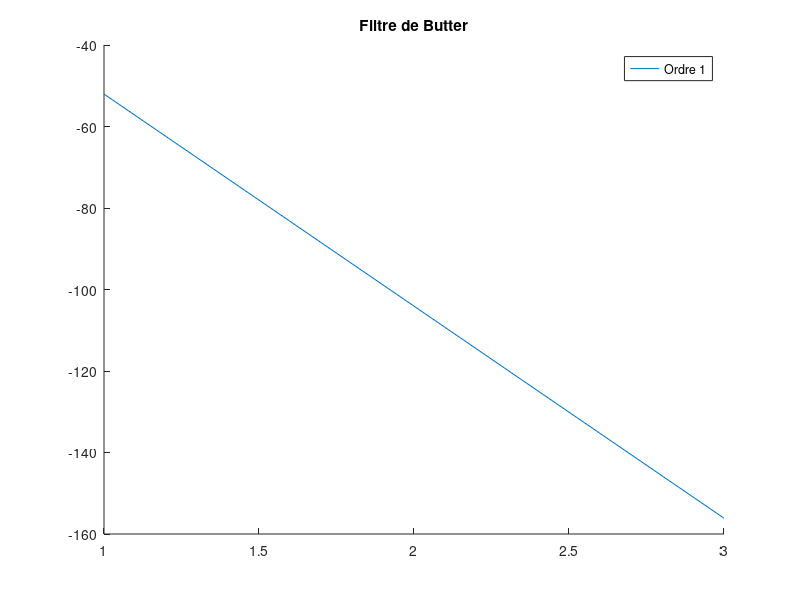
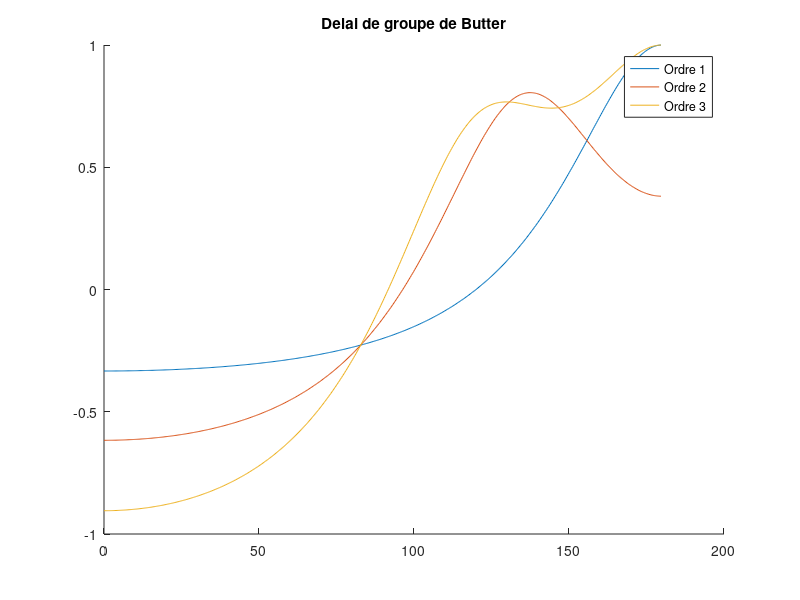
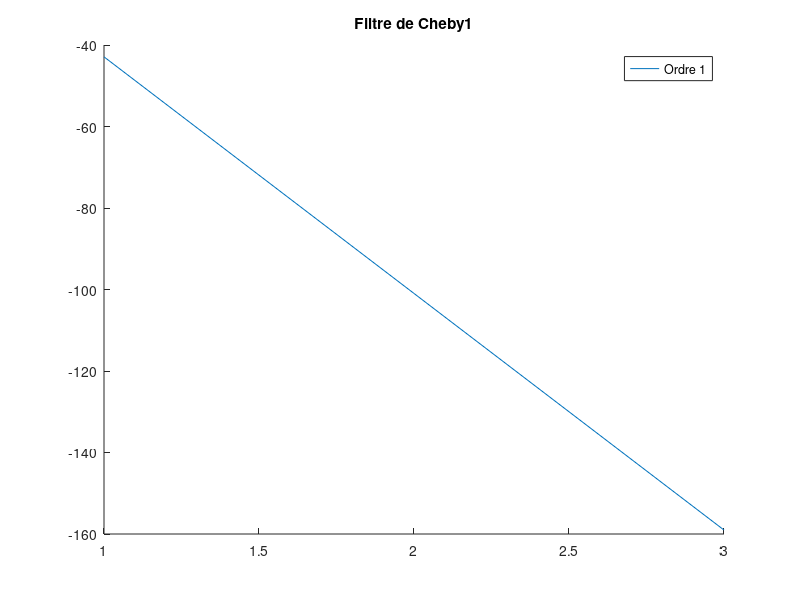
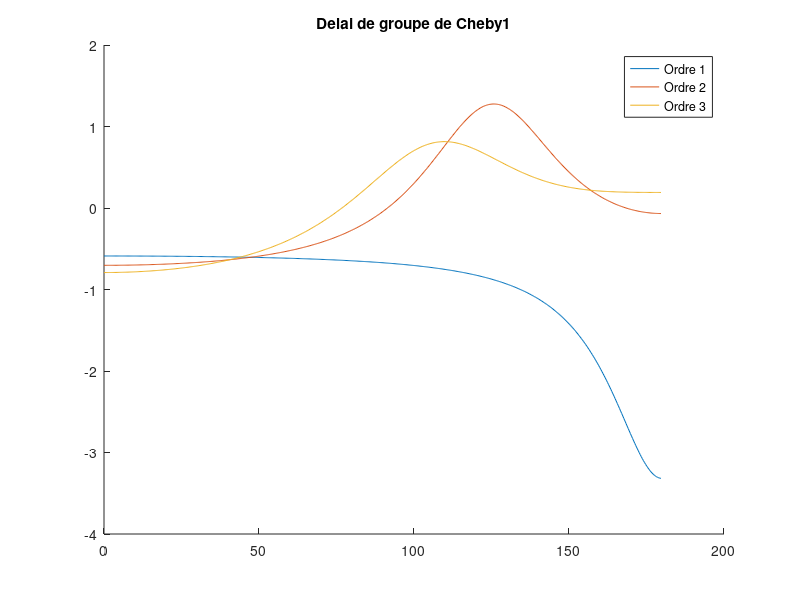

Reproduce these figures in MATLAB, in order.
%% Bonus : affichage de certains graphiques
% Script de simulation d'une chaine complete de telecommunications
% Par Nicolas Segui et Pierre Paques
% 2012-2013

%% Bonus 1 : Le diagramme de l'oeil
% voir oeil.m

%% Bonus 2 : Le taux d'erreur binaire
% voir fichier ber.m

%% Bonus 3 : Les filtres analogiques
% Afficher pour les filtres suivants et pour les 3 premiers ordres : 
%       - Butterworth
%       - Chebyshev type 1
%       - Chebyshev type 2
%       - Cauer
%       - Bessel
%   -> module de la fonction de transfert
%   -> delais de groupe
%   -> reponse impulsionnelle

% etape 1 : Creer tous les filtres
% parametres : 
bonus_filtres_ordre = 1;
bonus_filtrer_bp = 0.5;
bonus_filtrer_ldac = 12;
bonus_filter_fa = 1000;
bonus_filter_f_freqs = 200;
bonus_filter_ripple = 0.5;  
bonus_filter_attenuation = 20;

% butter
for bb= 1:3
    [coebb,coeba] = butter(bb, bonus_filtrer_bp,'low', 's');
    [gd_bb(:,bb),w] = grpdelay(coebb,coeba); %delai de groupe
    bonus_filter_butter(:,bb) = freqs(coebb, coeba, bonus_filter_f_freqs)';
    %bonus_filter_butter_gd(:,bb) = grpdelay(coebb,coeba,100);
    %bonus_filter_butter_pd(:,bb) = -unwrap(angle(bonus_filter_butter(:,bb)));
end

% on affiche le butter
figure(100)
hold on;
plot(mag2db(abs(bonus_filter_butter)));
title(['Filtre de Butter']);
legend('Ordre 1', 'Ordre 2', 'Ordre 3');

%delai groupe du butter
figure(101)
hold on
plot(w/pi*180,gd_bb);
title(['Delai de groupe de Butter']);
legend('Ordre 1', 'Ordre 2', 'Ordre 3');

%reponse impulsionnelle
ri_butter = real(ifft(bonus_filter_butter));


% Cheby1
for cc= 1:3
    [coebb,coeba] = cheby1(cc, bonus_filtrer_bp,bonus_filter_ripple, 'low', 's');
    [gd_cc(:,cc),w] = grpdelay(coebb,coeba); %delai de groupe
    bonus_filter_cheby(:,cc) = freqs(coebb, coeba, bonus_filter_f_freqs)';
    %bonus_filter_butter_gd(:,bb) = grpdelay(coebb,coeba,100);
    %bonus_filter_butter_pd(:,bb) = -unwrap(angle(bonus_filter_butter(:,bb)));
end

% on affiche le cheby1
figure(105)
hold on;
plot(mag2db(abs(bonus_filter_cheby)));
title(['Filtre de Cheby1']);
legend('Ordre 1', 'Ordre 2', 'Ordre 3');

%delai groupe du cheby1
figure(106)
hold on
plot(w/pi*180,gd_cc);
title(['Delai de groupe de Cheby1']);
legend('Ordre 1', 'Ordre 2', 'Ordre 3');


% Cheby2 OK ! (les parametres a envoyer etaient differents, pas de ripple
% dans celui-ci
for ccc= 1:3
    [coebb,coeba] = cheby2(ccc, bonus_filter_attenuation, bonus_filtrer_bp, 'low', 's');
    [gd_ccc(:,ccc),w] = grpdelay(coebb,coeba); %delai de groupe
    bonus_filter_cheby_two(:,ccc) = freqs(coebb, coeba, bonus_filter_f_freqs)';
end

% on affiche le cheby2
figure(110)
hold on;
plot(mag2db(abs(bonus_filter_cheby_two)));
title(['Filtre de Cheby2']);
legend('Ordre 1', 'Ordre 2', 'Ordre 3');

%delai groupe du cheby2
figure(111)
hold on
plot(w/pi*180,gd_ccc);
title(['Delai de groupe de Cheby2']);
legend('Ordre 1', 'Ordre 2', 'Ordre 3');

% cauer OK (parametres changes et testes)
for ccc= 1:3
    [coebb,coeba] = ellip(ccc, bonus_filter_ripple, bonus_filter_attenuation,bonus_filter_f_freqs, 'low', 's');
    [gd_cau(:,ccc),w] = grpdelay(coebb,coeba); %delai de groupe
    bonus_filter_cauer(:,ccc) = freqs(coebb, coeba, bonus_filter_f_freqs)';
end

% on affiche le cauer 
figure(115)
hold on;
plot(mag2db(abs(bonus_filter_cauer)));
title(['Filtre de Cauer']);
legend('Ordre 1', 'Ordre 2', 'Ordre 3');

%delai groupe du cauer
figure(116)
hold on
plot(w/pi*180,gd_cau);
title(['Delai de groupe de Cauer']);
legend('Ordre 1', 'Ordre 2', 'Ordre 3');

% bessel
for ccc= 1:3
    [coebb,coeba] = besself(ccc, bonus_filtrer_bp);
    [gd_bes(:,ccc),w] = grpdelay(coebb,coeba); %delai de groupe
    bonus_filter_bessel(:,ccc) = freqs(coebb, coeba, bonus_filter_f_freqs)';
end

% on affiche le bessel
figure(120)
hold on;
plot(mag2db(abs(bonus_filter_bessel)));
title(['Filtre de Bessel']);
legend('Ordre 1', 'Ordre 2', 'Ordre 3');

%delai groupe du cauer
figure(121)
hold on
plot(w/pi*180,gd_bes);
title(['Delai de groupe de Bessel']);
legend('Ordre 1', 'Ordre 2', 'Ordre 3');


%% Bonus 4 : Affichage de la synchronisation
% juste un beau graphe montrant les instants d'echantillonnage avec les
% differentes piques
